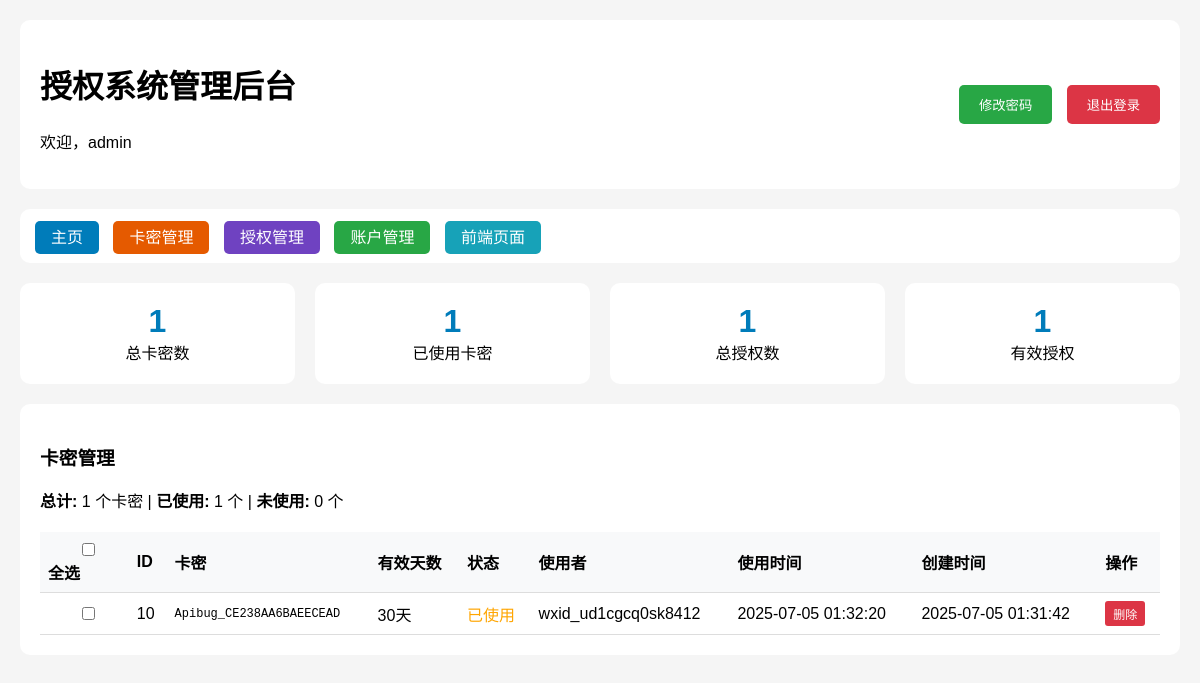
Screenshot of /admin.php?page=cards (signed in) with the database file from the repository.
### tables this page shows
CREATE TABLE `card_keys` (
  `id` int(11) NOT NULL AUTO_INCREMENT,
  `card_key` varchar(255) NOT NULL COMMENT '卡密',
  `duration_days` int(11) NOT NULL DEFAULT '30' COMMENT '有效天数',
  `is_used` tinyint(1) DEFAULT '0' COMMENT '是否已使用',
  `used_by` varchar(255) DEFAULT NULL COMMENT '使用者WXID',
  `used_at` timestamp NULL DEFAULT NULL COMMENT '使用时间',
  `created_at` timestamp NULL DEFAULT CURRENT_TIMESTAMP COMMENT '创建时间',
  PRIMARY KEY (`id`),
  UNIQUE KEY `card_key` (`card_key`),
  KEY `idx_card_key` (`card_key`),
  KEY `idx_used` (`is_used`),
  KEY `idx_used_by` (`used_by`)
);

### html/admin.php (the view, shortened to what this page needs)
<?php
$currentPage = $_GET['page'] ?? 'dashboard';
?>
<?php
$pdo = getDatabase();
$stmt = $pdo->query("SELECT COUNT(*) as total, SUM(is_used) as used FROM card_keys");
$cardStats = $stmt->fetch();
$stmt = $pdo->query("SELECT COUNT(*) as total FROM authorizations");
$authStats = $stmt->fetch();
$stmt = $pdo->query("SELECT COUNT(*) as active FROM authorizations WHERE expire_timestamp > " . time());
$activeAuth = $stmt->fetch();
$stmt = $pdo->query("SELECT * FROM card_keys ORDER BY created_at DESC LIMIT 20");
$recentCards = $stmt->fetchAll();
if ($currentPage === 'cards') {
    $page = max(1, intval($_GET['p'] ?? 1));
    $limit = 50;
    $offset = ($page - 1) * $limit;
    $stmt = $pdo->query("SELECT COUNT(*) as total FROM card_keys");
    $totalCards = $stmt->fetch()['total'];
    $stmt = $pdo->prepare("SELECT * FROM card_keys ORDER BY created_at DESC LIMIT ? OFFSET ?");
    $stmt->execute([$limit, $offset]);
    $allCards = $stmt->fetchAll();
}
?>
<!DOCTYPE html>
<html lang="zh-CN">
<head>
</head>
<body>
    <div class="header">
        <div>
            <h1>授权系统管理后台</h1>
            <p>欢迎，<?php echo htmlspecialchars($_SESSION['admin_username']); ?></p>
        </div>
        <div>
            <button onclick="showPasswordModal()" class="change-pwd-btn">修改密码</button>
            <form method="post" style="display: inline; margin: 0;">
                <button type="submit" name="logout" class="logout-btn">退出登录</button>
            </form>
        </div>
    </div>
    <div style="background: white; padding: 15px; border-radius: 10px; margin-bottom: 20px;">
        <a href="admin.php" style="background: <?php echo $currentPage === 'dashboard' ? '#0056b3' : '#007cba'; ?>; color: white; padding: 8px 16px; text-decoration: none; border-radius: 5px; margin-right: 10px;">主页</a>
        <a href="admin.php?page=cards" style="background: <?php echo $currentPage === 'cards' ? '#e55a00' : '#fd7e14'; ?>; color: white; padding: 8px 16px; text-decoration: none; border-radius: 5px; margin-right: 10px;">卡密管理</a>
        <a href="admin.php?page=auth" style="background: <?php echo $currentPage === 'auth' ? '#5a2d91' : '#6f42c1'; ?>; color: white; padding: 8px 16px; text-decoration: none; border-radius: 5px; margin-right: 10px;">授权管理</a>
        <a href="admin_users.php" style="background: #28a745; color: white; padding: 8px 16px; text-decoration: none; border-radius: 5px; margin-right: 10px;">账户管理</a>
        <a href="index.html" target="_blank" style="background: #17a2b8; color: white; padding: 8px 16px; text-decoration: none; border-radius: 5px;">前端页面</a>
    </div>
    <div class="stats">
        <div class="stat-card">
            <div class="stat-number"><?php echo $cardStats['total']; ?></div>
            <div>总卡密数</div>
        </div>
        <div class="stat-card">
            <div class="stat-number"><?php echo $cardStats['used']; ?></div>
            <div>已使用卡密</div>
        </div>
        <div class="stat-card">
            <div class="stat-number"><?php echo $authStats['total']; ?></div>
            <div>总授权数</div>
        </div>
        <div class="stat-card">
            <div class="stat-number"><?php echo $activeAuth['active']; ?></div>
            <div>有效授权</div>
        </div>
    </div>
    <?php if ($currentPage === 'cards'): ?>
        <div class="panel full-width">
            <h3>卡密管理</h3>
            <div style="margin-bottom: 20px;">
                <strong>总计:</strong> <?php echo $totalCards; ?> 个卡密 |
                <strong>已使用:</strong> <?php echo $cardStats['used']; ?> 个 |
                <strong>未使用:</strong> <?php echo $totalCards - $cardStats['used']; ?> 个
            </div>
            <form id="cardsForm" method="post">
                <table>
                    <tr>
                        <th><input type="checkbox" id="selectAllCards" class="select-all" onchange="toggleAllCards()"> 全选</th>
                        <th>ID</th>
                        <th>卡密</th>
                        <th>有效天数</th>
                        <th>状态</th>
                        <th>使用者</th>
                        <th>使用时间</th>
                        <th>创建时间</th>
                        <th>操作</th>
                    </tr>
                    <?php foreach ($allCards as $card): ?>
                    <tr>
                        <td><input type="checkbox" name="selected_cards[]" value="<?php echo $card['id']; ?>" class="card-checkbox" onchange="updateBatchActionsCards()"></td>
                        <td><?php echo $card['id']; ?></td>
                        <td style="font-family: monospace; font-size: 12px;"><?php echo $card['card_key']; ?></td>
                        <td><?php echo $card['duration_days']; ?>天</td>
                        <td class="<?php echo $card['is_used'] ? 'status-used' : 'status-active'; ?>">
                            <?php echo $card['is_used'] ? '已使用' : '未使用'; ?>
                        </td>
                        <td><?php echo $card['used_by'] ?: '-'; ?></td>
                        <td><?php echo $card['used_at'] ? date('Y-m-d H:i:s', strtotime($card['used_at'])) : '-'; ?></td>
                        <td><?php echo date('Y-m-d H:i:s', strtotime($card['created_at'])); ?></td>
                        <td>
                            <form method="post" style="display: inline;" onsubmit="return confirm('确定要删除这个卡密吗？')">
                                <button type="submit" name="delete_card" class="btn-danger">删除</button>
                            </form>
                        </td>
                    </tr>
                    <?php endforeach; ?>
                </table>
            </form>
        </div>
    <?php endif; ?>
</body>
</html>

### html/admin.php (style rules this page uses)
body { font-family: Arial, sans-serif; margin: 0; padding: 20px; background: #f5f5f5; }
.header { background: white; padding: 20px; border-radius: 10px; margin-bottom: 20px; display: flex; justify-content: space-between; align-items: center; }
.stats { display: grid; grid-template-columns: repeat(auto-fit, minmax(200px, 1fr)); gap: 20px; margin-bottom: 20px; }
.stat-card { background: white; padding: 20px; border-radius: 10px; text-align: center; }
.stat-number { font-size: 2em; font-weight: bold; color: #007cba; }
.panel { background: white; padding: 20px; border-radius: 10px; }
input, select { width: 100%; padding: 8px; border: 1px solid #ddd; border-radius: 5px; }
button { background: #007cba; color: white; padding: 10px 20px; border: none; border-radius: 5px; cursor: pointer; }
.logout-btn { background: #dc3545; }
.change-pwd-btn { background: #28a745; margin-right: 10px; }
table { width: 100%; border-collapse: collapse; margin-top: 15px; }
th, td { padding: 8px; text-align: left; border-bottom: 1px solid #ddd; }
th { background: #f8f9fa; }
.status-used { color: orange; }
.btn-danger { background: #dc3545; color: white; padding: 4px 8px; border: none; border-radius: 3px; cursor: pointer; font-size: 12px; }
.full-width { grid-column: 1 / -1; }
.select-all { margin-right: 10px; }

### rows the page displays
card_keys: id "10", card_key "Apibug_CE238AA6BAEECEAD", duration_days "30", is_used "已使用", used_by "wxid_ud1cgcq0sk8412", used_at "2025-07-05 01:32:20", created_at "2025-07-05 01:31:42"

### other values shown
$_SESSION['admin_username'] "admin"
$cardStats['total'] "1"
$cardStats['used'] "1"
$authStats['total'] "1"
$activeAuth['active'] "1"
$totalCards "1"
$totalCards - $cardStats['used'] "0"
